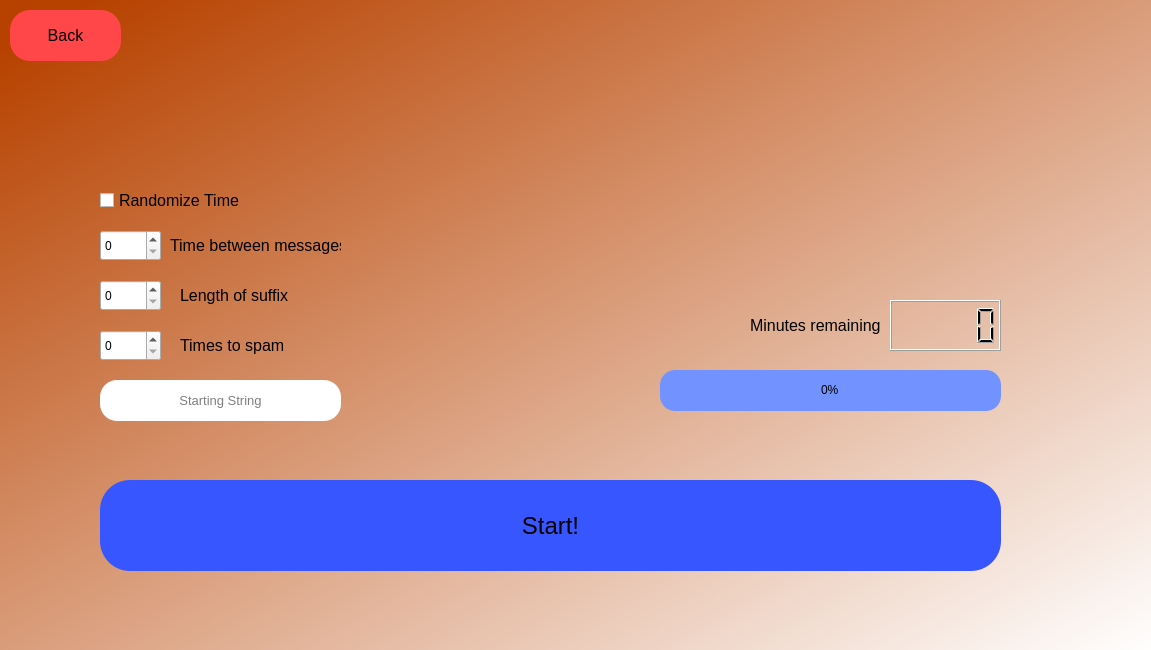
<?xml version="1.0" encoding="UTF-8"?>
<ui version="4.0">
 <class>uniqueSpammer</class>
 <widget class="QDialog" name="uniqueSpammer">
  <property name="geometry">
   <rect>
    <x>0</x>
    <y>0</y>
    <width>1151</width>
    <height>650</height>
   </rect>
  </property>
  <property name="minimumSize">
   <size>
    <width>1151</width>
    <height>650</height>
   </size>
  </property>
  <property name="maximumSize">
   <size>
    <width>1151</width>
    <height>650</height>
   </size>
  </property>
  <property name="windowTitle">
   <string>Unique spammer- {solar}</string>
  </property>
  <widget class="QWidget" name="background" native="true">
   <property name="geometry">
    <rect>
     <x>0</x>
     <y>0</y>
     <width>1151</width>
     <height>651</height>
    </rect>
   </property>
   <property name="styleSheet">
    <string notr="true">QWidget#background{
background-color: qlineargradient(spread:pad, x1:0, y1:0, x2:1, y2:1, stop:0.0397727 rgba(183, 66, 0, 255), stop:1 rgba(255, 255, 255, 255));}</string>
   </property>
   <widget class="QLabel" name="uniqueLabel">
    <property name="geometry">
     <rect>
      <x>0</x>
      <y>-110</y>
      <width>1151</width>
      <height>111</height>
     </rect>
    </property>
    <property name="font">
     <font>
      <family>Segoe UI Light</family>
      <pointsize>40</pointsize>
      <weight>50</weight>
      <bold>false</bold>
      <kerning>true</kerning>
     </font>
    </property>
    <property name="text">
     <string>Unique Spammer</string>
    </property>
    <property name="alignment">
     <set>Qt::AlignCenter</set>
    </property>
   </widget>
   <widget class="QPushButton" name="uniqueBack">
    <property name="geometry">
     <rect>
      <x>10</x>
      <y>10</y>
      <width>111</width>
      <height>51</height>
     </rect>
    </property>
    <property name="font">
     <font>
      <family>Segoe UI</family>
      <pointsize>12</pointsize>
     </font>
    </property>
    <property name="styleSheet">
     <string notr="true">border-radius:20px;
background-color: rgb(255, 70, 73);</string>
    </property>
    <property name="text">
     <string>Back</string>
    </property>
   </widget>
   <widget class="QCheckBox" name="randomizeTime">
    <property name="geometry">
     <rect>
      <x>100</x>
      <y>190</y>
      <width>141</width>
      <height>21</height>
     </rect>
    </property>
    <property name="font">
     <font>
      <family>Segoe UI</family>
      <pointsize>12</pointsize>
     </font>
    </property>
    <property name="text">
     <string>Randomize Time</string>
    </property>
   </widget>
   <widget class="QSpinBox" name="suffixLength">
    <property name="geometry">
     <rect>
      <x>100</x>
      <y>280</y>
      <width>61</width>
      <height>31</height>
     </rect>
    </property>
    <property name="styleSheet">
     <string notr="true"/>
    </property>
   </widget>
   <widget class="QLabel" name="suffixLengthLabel">
    <property name="geometry">
     <rect>
      <x>180</x>
      <y>280</y>
      <width>121</width>
      <height>31</height>
     </rect>
    </property>
    <property name="font">
     <font>
      <family>Segoe UI</family>
      <pointsize>12</pointsize>
     </font>
    </property>
    <property name="text">
     <string>Length of suffix</string>
    </property>
   </widget>
   <widget class="QLineEdit" name="startingString">
    <property name="geometry">
     <rect>
      <x>100</x>
      <y>380</y>
      <width>241</width>
      <height>41</height>
     </rect>
    </property>
    <property name="font">
     <font>
      <pointsize>10</pointsize>
     </font>
    </property>
    <property name="styleSheet">
     <string notr="true">border-style: none;
border-radius: 17px;</string>
    </property>
    <property name="text">
     <string/>
    </property>
    <property name="alignment">
     <set>Qt::AlignCenter</set>
    </property>
    <property name="placeholderText">
     <string>Starting String</string>
    </property>
   </widget>
   <widget class="QSpinBox" name="spamTimes">
    <property name="geometry">
     <rect>
      <x>100</x>
      <y>330</y>
      <width>61</width>
      <height>31</height>
     </rect>
    </property>
    <property name="styleSheet">
     <string notr="true"/>
    </property>
   </widget>
   <widget class="QLabel" name="spamTimeLabel">
    <property name="geometry">
     <rect>
      <x>180</x>
      <y>330</y>
      <width>121</width>
      <height>31</height>
     </rect>
    </property>
    <property name="font">
     <font>
      <family>Segoe UI</family>
      <pointsize>12</pointsize>
     </font>
    </property>
    <property name="text">
     <string>Times to spam</string>
    </property>
   </widget>
   <widget class="QSpinBox" name="timeBetween">
    <property name="geometry">
     <rect>
      <x>100</x>
      <y>230</y>
      <width>61</width>
      <height>31</height>
     </rect>
    </property>
    <property name="styleSheet">
     <string notr="true"/>
    </property>
   </widget>
   <widget class="QLabel" name="suffixLengthLabel_2">
    <property name="geometry">
     <rect>
      <x>170</x>
      <y>230</y>
      <width>171</width>
      <height>31</height>
     </rect>
    </property>
    <property name="font">
     <font>
      <family>Segoe UI</family>
      <pointsize>12</pointsize>
     </font>
    </property>
    <property name="text">
     <string>Time between messages</string>
    </property>
   </widget>
   <widget class="QLCDNumber" name="minutesRemainingDisplay">
    <property name="geometry">
     <rect>
      <x>890</x>
      <y>300</y>
      <width>111</width>
      <height>51</height>
     </rect>
    </property>
   </widget>
   <widget class="QLabel" name="suffixLengthLabel_3">
    <property name="geometry">
     <rect>
      <x>750</x>
      <y>310</y>
      <width>131</width>
      <height>31</height>
     </rect>
    </property>
    <property name="font">
     <font>
      <family>Segoe UI</family>
      <pointsize>12</pointsize>
     </font>
    </property>
    <property name="text">
     <string>Minutes remaining</string>
    </property>
   </widget>
   <widget class="QPushButton" name="startButton">
    <property name="geometry">
     <rect>
      <x>100</x>
      <y>480</y>
      <width>901</width>
      <height>91</height>
     </rect>
    </property>
    <property name="font">
     <font>
      <family>Segoe UI</family>
      <pointsize>18</pointsize>
     </font>
    </property>
    <property name="styleSheet">
     <string notr="true">border-radius:30px;
background-color: rgb(56, 86, 255);</string>
    </property>
    <property name="text">
     <string>Start!</string>
    </property>
   </widget>
   <widget class="QProgressBar" name="progressBar">
    <property name="geometry">
     <rect>
      <x>660</x>
      <y>370</y>
      <width>341</width>
      <height>41</height>
     </rect>
    </property>
    <property name="styleSheet">
     <string notr="true">QProgressBar {
	color: #FFF;
	background-color: rgb(114, 147, 255);
	border-style: none;
	border-radius: 15px;
	text-align: center;
	color: rgb(0, 0, 0);
}
QProgressBar::chunk{
	margin: 5px;
	background-color: rgb(0, 255, 127);
	border-style: none;
	border-radius: 15px
}</string>
    </property>
    <property name="value">
     <number>0</number>
    </property>
    <property name="textVisible">
     <bool>true</bool>
    </property>
   </widget>
  </widget>
 </widget>
 <resources/>
 <connections/>
</ui>
